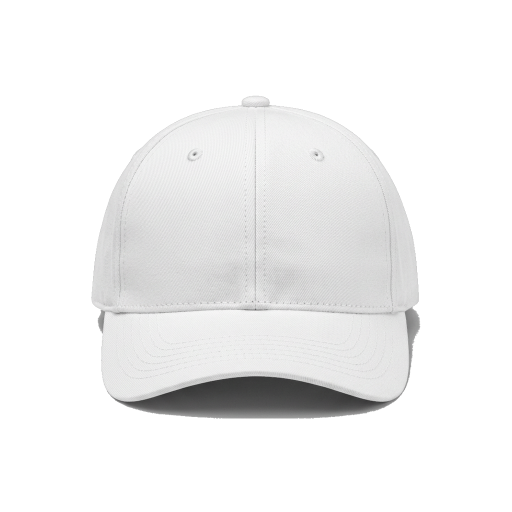
#> input picture dist-mockups/staging/smart-v1/templates/cap/front.png, 1024 x 1024 px, found by its file name (shown at 1/2 size)
$ python make_v2_source_contact_sheet.py
#> lines starting #> are read from the running program, lines starting #| are printed output that depends on the picture
from pathlib import Path
from PIL import Image, ImageDraw, ImageFont

root = Path('/home/ubuntu/trynex-release/artifacts/trynex-storefront/public/mockups/source-kit-v2')
out = Path('/home/ubuntu/trynex-release/verification/mockup-source-kit-v2-contact-sheet.png')
items = [
    ('tshirt','white'),('tshirt','black'),('tshirt','red'),('tshirt','sky-blue'),('tshirt','olive'),('tshirt','maroon'),
    ('longsleeve','white'),('longsleeve','black'),('longsleeve','red'),('longsleeve','sky-blue'),('longsleeve','forest'),('longsleeve','burgundy'),
    ('hoodie','white'),('hoodie','black'),('hoodie','red'),('hoodie','sky-blue'),('hoodie','olive'),('hoodie','maroon'),
    ('mug','white'),('mug','black'),('mug','red'),('mug','sky-blue'),('mug','pink'),('mug','purple'),
    ('cap','white'),('cap','black'),('cap','red'),('cap','forest'),('cap','olive'),('cap','maroon'),
    ('waterbottle','white'),('waterbottle','black'),('waterbottle','red'),('waterbottle','sky-blue'),('waterbottle','teal'),('waterbottle','forest'),
]
W, H, COLS = 240, 260, 6
sheet = Image.new('RGB', (W * COLS, H * ((len(items)+COLS-1)//COLS)), '#e9e5de')
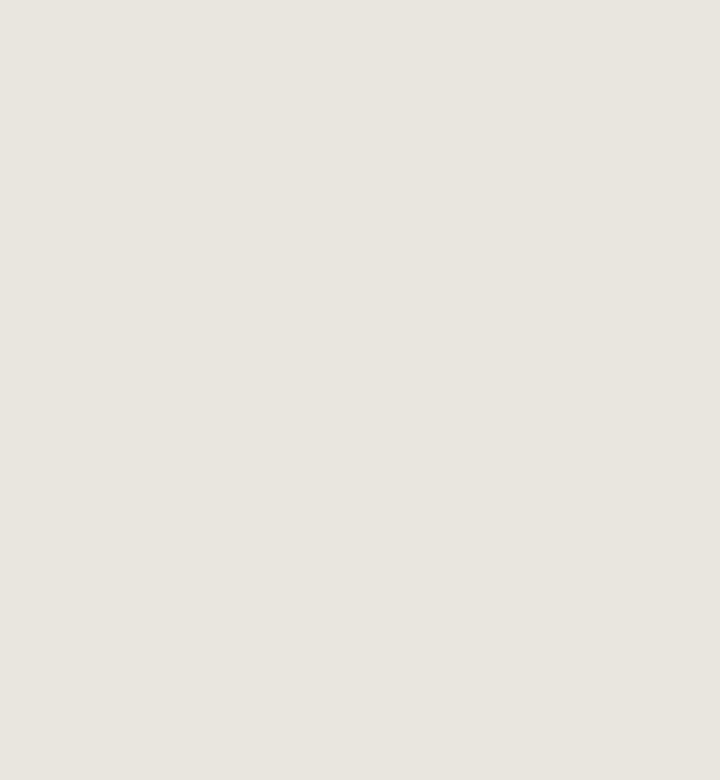
#> sheet: PIL image 1440x1560 RGB (shown at 1/2 size); mean R, G, B 233, 229, 222
d = ImageDraw.Draw(sheet)
font = ImageFont.load_default()
for i, (family, color) in enumerate(items):
    x, y = (i % COLS) * W, (i // COLS) * H
    p = root / family / color / 'front.png'
    if not p.exists():
        d.text((x+8, y+8), f'MISSING\n{family}-{color}', fill='#a00', font=font)
        continue
    im = Image.open(p).convert('RGBA')
#> im is the input picture: PIL image 1024x1024 RGBA; mean R, G, B, A 240.6, 240.5, 240.5, 84.9
    im.thumbnail((W-24, H-58))
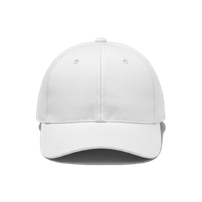
#> im: PIL image 202x202 RGBA; mean R, G, B, A 72.5, 72.5, 72.5, 84.9; transparent parts drawn white
    tile = Image.new('RGBA', (W, H-42), 'white')
#> tile: PIL image 240x218 RGBA; every value is 255
    tile.alpha_composite(im, ((W-im.width)//2, (H-42-im.height)//2))
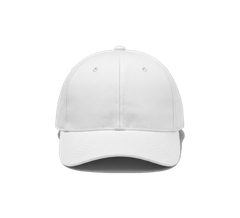
#> tile: PIL image 240x218 RGBA; mean R, G, B, A 244.1, 244.1, 244.1, 255
    sheet.paste(tile.convert('RGB'), (x, y))
    d.text((x+8, y+H-36), f'{family} / {color}', fill='#111', font=font)
    d.text((x+8, y+H-22), 'source-kit-v2 cutout', fill='#666', font=font)
sheet.save(out)
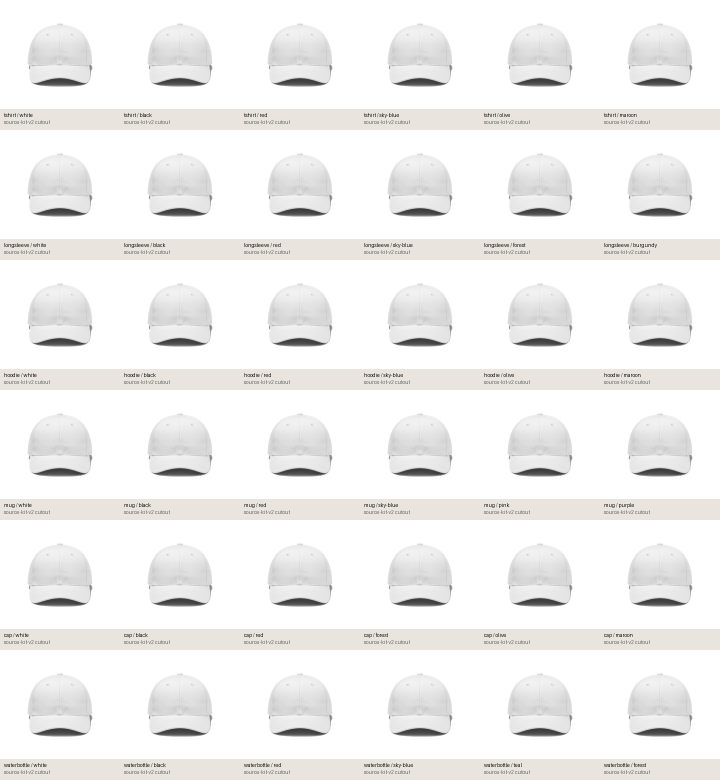
#> saved as mockup-source-kit-v2-contact-sheet.png: PIL image 1440x1560 RGB (shown at 1/2 size); mean R, G, B 241.4, 240.8, 239.7
print(out)
